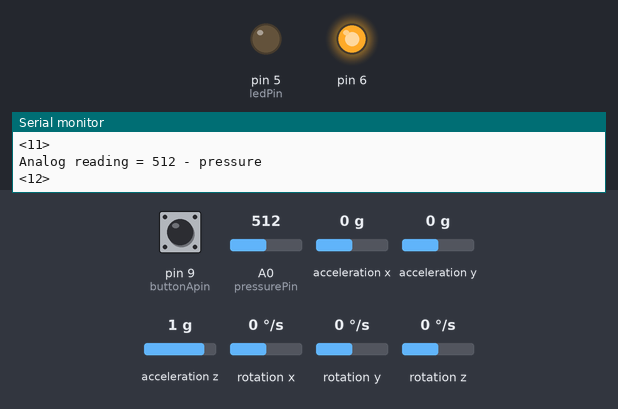
The sketch below on a simulated Arduino Uno, built with avr-gcc and run on an emulated ATmega328P. Shown: output pins drawn as LEDs (lit = HIGH), the last lines printed to the serial monitor. The test bench sets the inputs (shaded band); at power-on: pin 9 (buttonApin) HIGH, A0 (pressurePin) = 512, acceleration x 0 g, acceleration y 0 g, acceleration z 1 g, rotation x 0 °/s, rotation y 0 °/s, rotation z 0 °/s.

Above: at 1.2 s.
1.3 s: pin 9 (buttonApin) pulled LOW for 1.1 s
At 2.3 s:
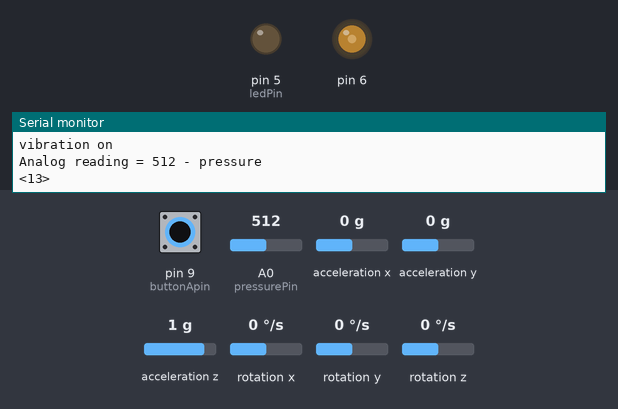
4.5 s: pin 9 (buttonApin) pulled LOW for 3.2 s
At 8.8 s:
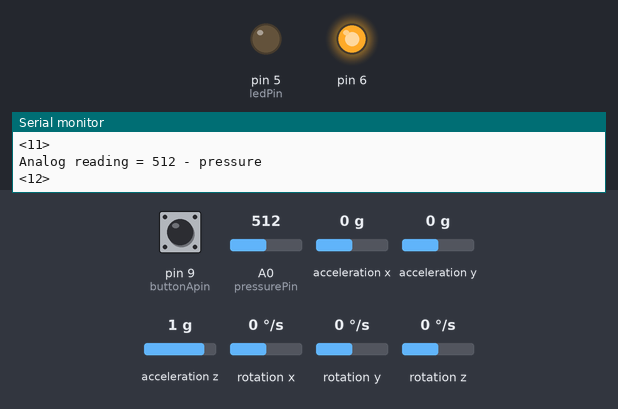
Timing chart, 0 to 10.3 s (numbered marks = the images above; inputs shaded):
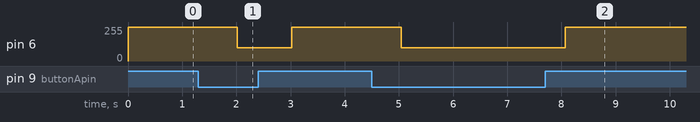

The sketch:

total.ino
```cpp
#include "I2Cdev.h"
#include "MPU6050.h"
#include <SoftwareSerial.h>

SoftwareSerial BTSerial(2,3);
// Arduino Wire library is required if I2Cdev I2CDEV_ARDUINO_WIRE implementation
// is used in I2Cdev.h
#if I2CDEV_IMPLEMENTATION == I2CDEV_ARDUINO_WIRE
#include "Wire.h"
#endif

// class default I2C address is 0x68
// specific I2C addresses may be passed as a parameter here
// AD0 low = 0x68 (default for InvenSense evaluation board)
// AD0 high = 0x69
MPU6050 accelgyro;
//MPU6050 accelgyro(0x69); // <-- use for AD0 high

// gyro
int16_t ax, ay, az;
int16_t gx, gy, gz;

// uncomment "OUTPUT_READABLE_ACCELGYRO" if you want to see a tab-separated
// list of the accel X/Y/Z and then gyro X/Y/Z values in decimal. Easy to read,
// not so easy to parse, and slow(er) over UART.
#define OUTPUT_READABLE_ACCELGYRO


int toothNum = 0;

char sep[10] = ">";

// pressure
int pressurePin = 0;     // the pressure and 10K pulldown are connected to a0
int pressureReading;     // the analog reading from the pressure resistor divider

// switch and vibration
int ledPin = 5;
int buttonApin = 9;


void setup() {
    // join I2C bus (I2Cdev library doesn't do this automatically)
    #if I2CDEV_IMPLEMENTATION == I2CDEV_ARDUINO_WIRE
        Wire.begin();
    #elif I2CDEV_IMPLEMENTATION == I2CDEV_BUILTIN_FASTWIRE
        Fastwire::setup(400, true);
    #endif

    pinMode(ledPin, OUTPUT);
    pinMode(buttonApin, INPUT_PULLUP);

    Serial.begin(9600);
    BTSerial.begin(9600);//블루투스와의 통신속도 설정
}

void loop() {
  // switch & vibration
  if (digitalRead(buttonApin) == LOW)
  {
    Serial.println("vibration on");
    analogWrite(6, 100);
  } else {
    analogWrite(6, -1);
  }

  // pressure
  pressureReading = analogRead(pressurePin);

  Serial.print("Analog reading = ");
  Serial.print(pressureReading);     // the raw analog reading

  if (pressureReading < 10) {
    Serial.println(" - No pressure");
    char whole[10] = "<";
    char ten[10] = "0";
    char num[10] = {'0'};
    itoa(0, &num[0], 10);
    strcat(whole, ten);
    strcat(whole, num);
    strcat(whole, sep);
    BTSerial.write(whole);
    Serial.println(whole);
  }
  else {
    Serial.println(" - pressure");
    // gyro
    toothNum = (toothNum++ % 7) + 1;
    // read raw accel/gyro measurements from device
    accelgyro.getMotion6(&ax, &ay, &az, &gx, &gy, &gz);
    if (az > 0x0) {
      char whole[10] = "<";
      char ten[10] = "1";
      char num[10] = {'0'};
      itoa(toothNum, &num[0], 10);
      strcat(whole, ten);
      strcat(whole, num);
      strcat(whole, sep);
      BTSerial.write(whole);
      Serial.println(whole);
    }
    else if(az <= 0x0) {
      char whole[10] = "<";
      char ten[10] = "4";
      char num[10] = {'0'};
      itoa(toothNum, &num[0], 10);
      strcat(whole, ten);
      strcat(whole, num);
      strcat(whole, sep);
      BTSerial.write(whole);
      Serial.println(whole);
    }
  }
  delay(1000);

}
```

Measured:
- after the input at 1.3 s, pin 6: 255/255 → 100/255 after 0.72 s, → 255/255 1.0 s later
- after the input at 4.5 s, pin 6: 255/255 → 100/255 after 0.54 s, → 255/255 3.0 s later
